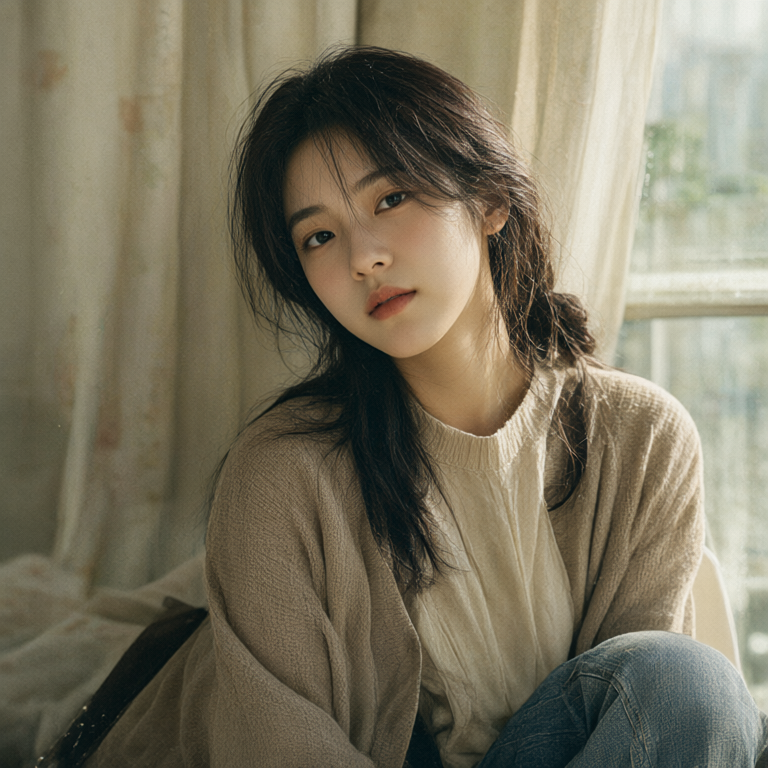
#> input picture samples/portrait-chinese.png, 768 x 768 px, given in place of quality_v021_p1_r256_6_512_000_00001_.png, which was not available
$ python build_readme_assets.py
#> lines starting #> are read from the running program, lines starting #| are printed output that depends on the picture; pictures that were not available may be replaced by others from this repository, and a replacement may not be noted
"""Build the README hero assets: a cropped dashboard shot and a step-count sample strip.

Both are assembled from files already produced by the pipeline, so nothing in the README is
a mock-up.
"""

from __future__ import annotations

from pathlib import Path

from PIL import Image, ImageDraw


ROOT = Path(__file__).resolve().parent.parent
BENCH = ROOT / "out" / "benchmarks"
DOCS = ROOT / "docs"

SAMPLES = [
    ("quality_v021_p1_r256_6_512_000/quality_v021_p1_r256_6_512_000_00001_.png", "6 steps, 1.84 s"),
    ("p1b_cliff_s5_512_000/p1b_cliff_s5_512_000_00001_.png", "5 steps, 1.77 s"),
    ("p1b_cliff_s3_512_000/p1b_cliff_s3_512_000_00001_.png", "3 steps, 1.45 s"),
]

LABEL_BAR = 34
GAP = 12
BG = (13, 17, 23)
FG = (222, 228, 236)
MUTED = (139, 148, 158)


def build_samples() -> Path:
    images = [Image.open(BENCH / rel).convert("RGB") for rel, _ in SAMPLES]
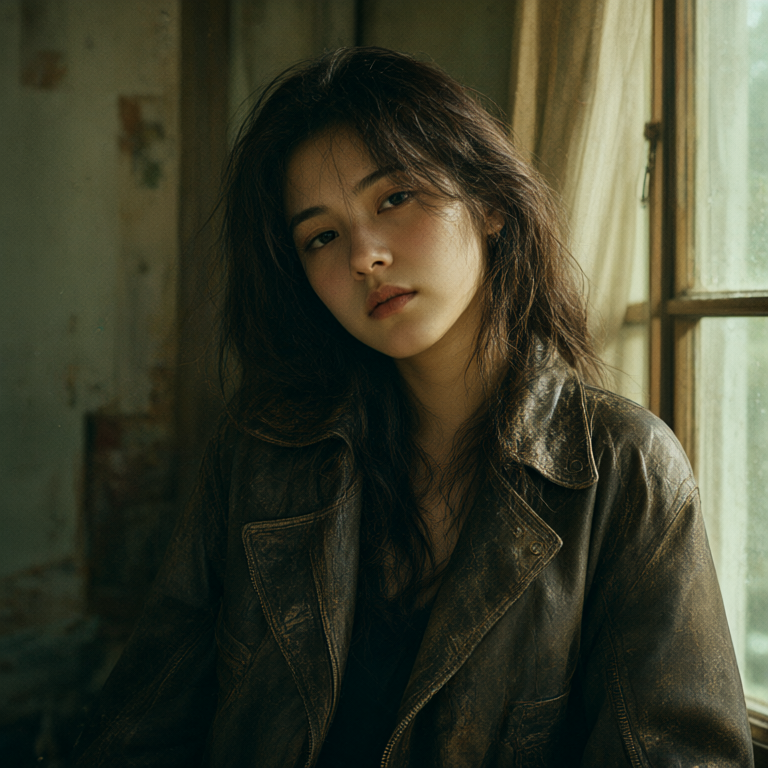
#> input picture samples/portrait-film-grain.png, 768 x 768 px, given in place of p1b_cliff_s5_512_000_00001_.png, which was not available
#> images = 3 items
    width, height = images[0].size
#> width = 768; height = 768
    total = len(images) * width + GAP * (len(images) - 1)
#> total = 2328
    canvas = Image.new("RGB", (total, height + LABEL_BAR), BG)
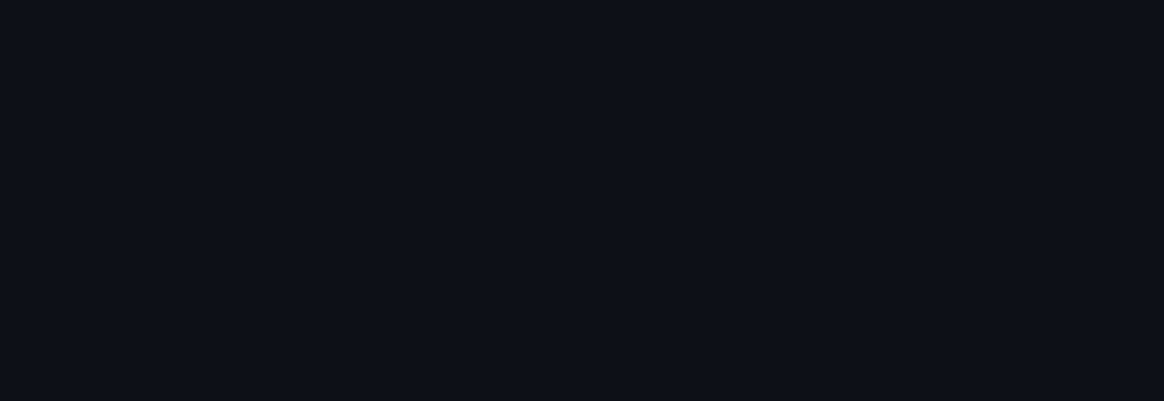
#> canvas: PIL image 2328x802 RGB (shown at 1/2 size); mean R, G, B 13, 17, 23
    draw = ImageDraw.Draw(canvas)
    for index, (image, (_, caption)) in enumerate(zip(images, SAMPLES)):
        x = index * (width + GAP)
        canvas.paste(image, (x, 0))
        draw.text((x + 10, height + 10), caption, fill=FG)
#> this loop made 3 passes
#> (caption, x) on passes 1 to 3: ('6 steps, 1.84 s', 0), ('5 steps, 1.77 s', 780), ('3 steps, 1.45 s', 1560)
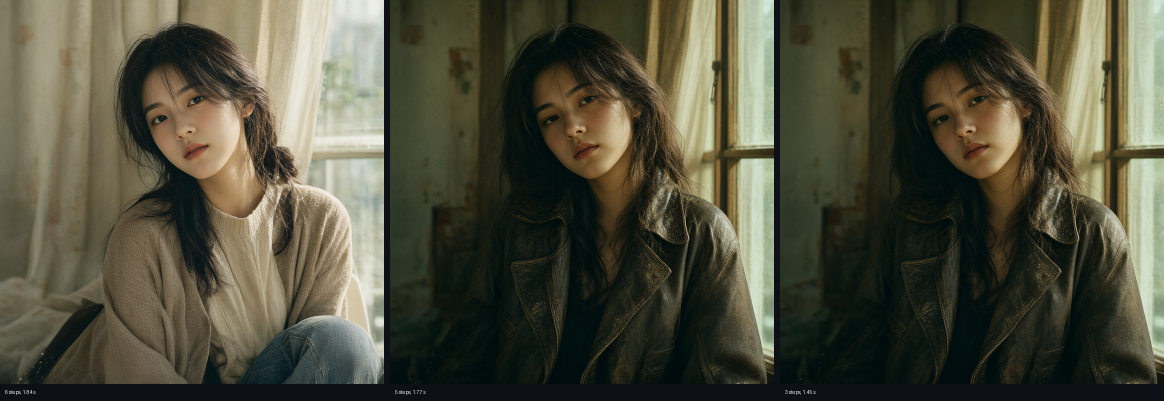
#> canvas: PIL image 2328x802 RGB (shown at 1/2 size); mean R, G, B 79.5, 78.5, 61.1
    out = DOCS / "samples.png"
    canvas.save(out, optimize=True)
    return out


def crop_dashboard() -> Path:
    """Trim the empty right-hand gutter from the raw capture.

    Reads docs/dashboard_raw.png and writes docs/dashboard.png, so running this twice
    cannot crop an already-cropped image.
    """
    raw = DOCS / "dashboard_raw.png"
    if not raw.is_file():
        return DOCS / "dashboard.png"
    source = Image.open(raw).convert("RGB")
    width, height = source.size
    keep_width = int(width * 0.88)
    out = source.crop((0, 0, keep_width, height))
    out.save(DOCS / "dashboard.png", optimize=True)
    return DOCS / "dashboard.png"


if __name__ == "__main__":
    DOCS.mkdir(parents=True, exist_ok=True)
    for path in (crop_dashboard(), build_samples()):
#> (the run stopped early here; a loop or call above may not have finished)
